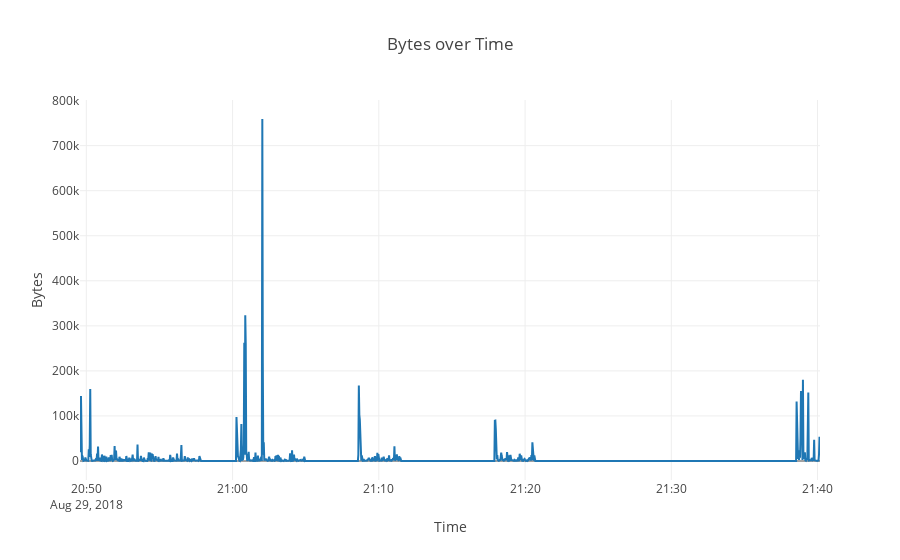

The notebook cell this image was saved under:
### Code cell
#Create the graph
plotly.offline.iplot({"data":[plotly.graph_objs.Scatter(x=df2.index, y=df2["Bytes"])],
"layout":plotly.graph_objs.Layout(title="Bytes over Time ",
xaxis=dict(title="Time"),
yaxis=dict(title="Bytes"))})

### Figure 1 — Plotly figure (JSON) as saved in the notebook; plotly's stock layout.template omitted (floating-point values rounded to 4 significant figures; data arrays with more than 128 entries replaced by an {"elided": "..."} marker saying what was removed)
{"data": [{"type": "scatter", "uid": "aabdfcb4-acd3-11e8-a1c3-320013b08000", "x": {"elided": "1519 str values"}, "y": {"elided": "1519 int values"}}], "layout": {"title": "Bytes over Time ", "xaxis": {"title": "Time"}, "yaxis": {"title": "Bytes"}}}
